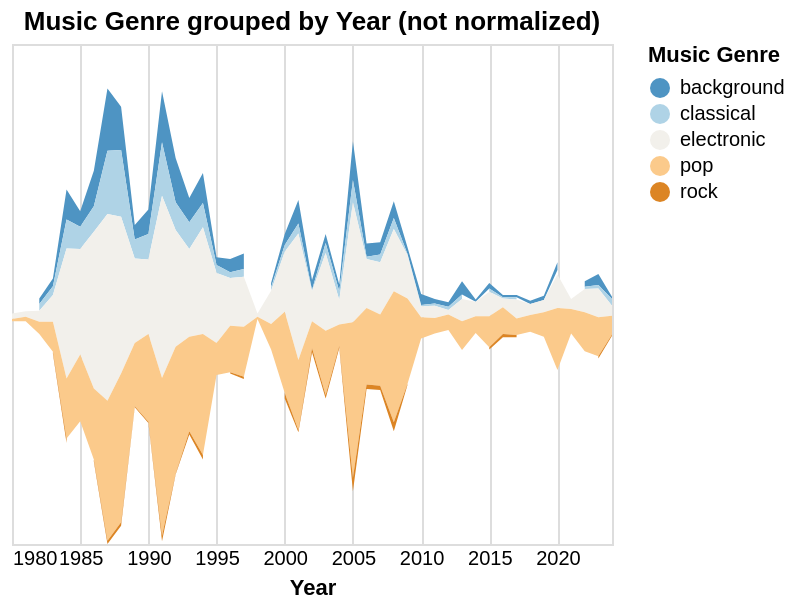

Specify this chart in Vega-Lite:
### Vega-Lite specification from a JSON file in a GitHub repository (floating-point values rounded to 4 significant figures; data arrays with more than 128 entries replaced by an {"elided": "..."} marker saying what was removed)
{"$schema": "https://vega.github.io/schema/vega-lite/v5.15.1.json", "config": {"view": {"continuousHeight": 300, "continuousWidth": 300}}, "data": {"name": "data-9cb803bdb385d02ee72c0810ff97db3c"}, "datasets": {"data-9cb803bdb385d02ee72c0810ff97db3c": {"elided": "225 records"}}, "encoding": {"color": {"field": "genre", "legend": {"title": "Music Genre"}, "scale": {"scheme": "blueorange", "type": "quantize"}, "type": "nominal"}, "tooltip": [{"field": "year", "timeUnit": "year", "title": "Year", "type": "temporal"}, {"field": "genre", "title": "Music Genre", "type": "nominal"}, {"field": "sum", "title": "Count", "type": "quantitative"}], "x": {"axis": {"domain": false, "format": "%Y", "tickSize": 0, "title": "Year"}, "field": "year", "type": "temporal"}, "y": {"axis": null, "field": "sum", "stack": "center", "type": "quantitative"}}, "height": 250, "mark": {"type": "area"}, "params": [{"bind": "scales", "name": "param_89", "select": {"encodings": ["x", "y"], "type": "interval"}}], "title": "Music Genre grouped by Year (not normalized)", "width": "container"}
